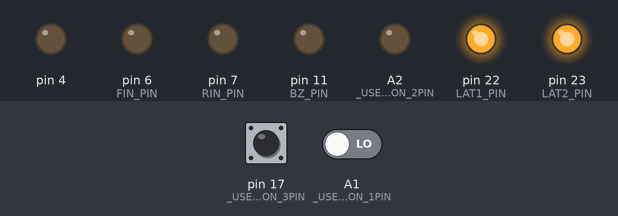
This sketch was run on a simulated Arduino Leonardo, built with avr-gcc and run on an emulated ATmega32U4. On the bench: output pins drawn as LEDs (lit = HIGH). The test bench sets the inputs (shaded band); at power-on: pin 17 (_USER_CON_3PIN) HIGH, A1 (_USER_CON_1PIN) LOW.

Above: at 0.1 s.
Timing chart, 0 to 1.6 s (numbered marks = the images above):
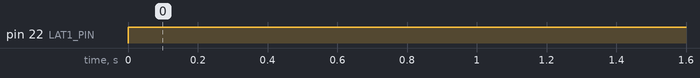

Measured:
- by itself, pin 22 (LAT1_PIN): LOW → HIGH at 0.00 s

The sketch:

kadai1.ino
```cpp
// 7:49

#define USE_TIMER3_ISR
#include "mono_con.h"

const int wait[6] = { 500, 500, 500, 500, 2000, 2000 };
int idx = 0;

int tsw, ph, pretsw;

word in = 0, tc = 0;

typedef enum {
	ON,
	OFF
} Status;
Status st = OFF;

bool ison = false, left = false;
void onedisp(bool on, bool l = true) {
	static bool preon = false, prel = true;
	if (preon != on || prel != l) {
		preon = on, prel = l;
		if (on) {
			if (l) disp(0xff, 0x00);
			else disp(0x00, 0xff);
		} else disp(0x00, 0x00);
	}
}

ISR(TIMER3_COMPA_vect) {
	if (in++ > 5) {
		in = 0;
		tsw = digitalRead(_USER_CON_5PIN);
		ph = digitalRead(_USER_CON_3PIN);
	}

	tc++;
}

void setup() {
	config_init();
	serial_init();
	tsw = pretsw = digitalRead(_USER_CON_5PIN);
	ph = digitalRead(_USER_CON_3PIN);
}

void loop() {
	if (tsw == HIGH) {
		if (tsw != pretsw) {
			pretsw = tsw;
			st = ON;
			tc = 0;
			idx = 0;
			ison = true;
		}

	} else {
		if (tsw != pretsw) {
			pretsw = tsw;
			st = OFF;
		}
	}

	if (st == ON) {
		if (tc > wait[idx]) {
			tc = 0;
			ison = (idx % 2 == 1);
			if (++idx > 5) idx = 0;
		}

		if (ph == LOW) left = false;
		else left = true;

	} else if (st == OFF) {
		ison = false;
		left = false;
	}

	onedisp(ison, left);
}
```

mono_con.h
```cpp
//===================================================================================================================
//
//  高校生ものづくりコンテスト2026岡山県大会用 ArduinoShield
//
//    出力回路: 百エディケーション製
//    https://hyakuedu.wordpress.com/
//
//    CPU Board: Arduino MEGA 2560 R3
//                                     2026/01/08 OKAKO
//
//===================================================================================================================
#ifndef _MONO_CON_2026_H
#define _MONO_CON_2026_H

//--- Arduino  ATmega2560 Input
#define _USER_CON_1PIN A1
#define _USER_CON_2PIN A2
#define _USER_CON_3PIN 17
#define _USER_CON_4PIN 18
#define _USER_CON_5PIN 19
#define _USER_CON_6PIN 40
#define _USER_CON_7PIN 42
#define _USER_CON_8PIN 20 //GND

//--- OKAKO_Shield_CN2
#define BOARD_SW_PIN 26
#define BZ_PIN 11
#define FIN_PIN 6
#define RIN_PIN 7
#define LAT2_PIN 23
#define LAT1_PIN 22
#define SCK_PIN 24
#define SDI_PIN 25

//--- セグメントLED 0-9,blank
const int num[11] = { 0x3f, 0x06, 0x5b, 0x4f, 0x66,  //0, 1, 2, 3, 4
                      0x6d, 0x7d, 0x27, 0x7f, 0x6f,  //5, 6, 7, 8, 9
                      0x00 };                        //blank

//--- レジスタ初期設定
void config_init(void) {
  pinMode(_USER_CON_1PIN, INPUT);
  pinMode(_USER_CON_2PIN, INPUT);
  pinMode(_USER_CON_3PIN, INPUT);
  pinMode(_USER_CON_4PIN, INPUT);
  pinMode(_USER_CON_5PIN, INPUT);
  pinMode(_USER_CON_6PIN, INPUT);
  pinMode(_USER_CON_7PIN, INPUT);

  pinMode(_USER_CON_8PIN, OUTPUT);
  digitalWrite(_USER_CON_8PIN, LOW); //IN_D4をGND設定

  pinMode(BOARD_SW_PIN, INPUT);
  pinMode(BZ_PIN, OUTPUT);
  pinMode(RIN_PIN, OUTPUT);
  pinMode(FIN_PIN, OUTPUT);
  pinMode(LAT1_PIN, OUTPUT);
  pinMode(LAT2_PIN, OUTPUT);
  pinMode(SCK_PIN, OUTPUT);
  pinMode(SDI_PIN, OUTPUT);

  ////////// DCモータ制御用PWM信号生成用のタイマ(Timer4)の周波数を31.37KHzに変更 //////////
  TCCR4B = (TCCR4B & 0b11111000) | 0x01;

#ifdef USE_TIMER3_ISR
  ////////// 1ms割り込み用のタイマ(Timer3)の初期化 //////////
  TCCR3A = 0;
  TCCR3B = 0x0b;
  // OCR3A = 124;
  OCR3A = 249;
  TIMSK3 = 2;
#endif
}

//--- 構造体宣言bitset
struct bitset {
  int SDI : 1;   // bit0 シリアルデータ
  int SCK : 1;   // bit1 シリアルクロック
  int LAT1 : 1;  // bit2 7seg LED 系ラッチ
  int LAT2 : 1;  // bit3 フルカラーLED,step モータ系ラッチ
  int DCM : 2;   // bit4,5 DC モータの動作モード
  int BZ : 1;    // bit6 圧電スピーカ
  int TSW : 1;   // bit7 タクトスイッチ入力
};
struct bitset RC;  // 構造体変数

//--- 共用体宣言lm (LED & step Motor)
union {
  struct {               //--- 構造体宣言，bit というグループ名
    int SM : 4;   // bit0 ～ bit3 ステッピングモータ励磁信号
    int R : 1;    // bit4 フルカラーLED，赤色
    int B : 1;    // bit5 フルカラーLED，青色
    int G : 1;    // bit6 フルカラーLED，緑色
    int res : 1;  // bit7 未使用
  } bit;          // bit アクセス名
  struct {
    int SM : 4;
    int GBR : 3;  // フルカラーLED, カラーコードを3bitで指定
    int res : 1;
  } color;  // GBRを3ビットアクセス名
  int b8;   // byte アクセス名
} lm;       // 共用体変数名

//--- U1,U2,U3初期化
void serial_init(void) {
  // U1, U2
  digitalWrite(LAT1_PIN, LOW);
  shiftOut(SDI_PIN, SCK_PIN, MSBFIRST, 0x00);
  shiftOut(SDI_PIN, SCK_PIN, MSBFIRST, 0x00);
  digitalWrite(LAT1_PIN, HIGH);

  // U3
  digitalWrite(LAT2_PIN, LOW);
  shiftOut(SDI_PIN, SCK_PIN, MSBFIRST, 0x00);
  digitalWrite(LAT2_PIN, HIGH);
}

//--- 2桁7セグメントLEDの表示関数
void disp(char leftPat, char rightPat) {
  digitalWrite(LAT1_PIN, LOW);
  shiftOut(SDI_PIN, SCK_PIN, MSBFIRST, leftPat);
  shiftOut(SDI_PIN, SCK_PIN, MSBFIRST, rightPat);
  digitalWrite(LAT1_PIN, HIGH);
}

//--- ステッピングモータの初期設定関数
int stepm_init(int n) {
  int spm[5] = { 0x9,     // A
                 0xc,     // B
                 0x6,     // nA
                 0x3,     // nB
                 0x00 };  // Stop

  return spm[n];
}

//--- フルカラーLEDとステッピングモータの動作制御関数
void led_stepmotor(char n) {
  digitalWrite(LAT2_PIN, LOW);
  shiftOut(SDI_PIN, SCK_PIN, MSBFIRST, n);
  digitalWrite(LAT2_PIN, HIGH);
}

#endif
```
